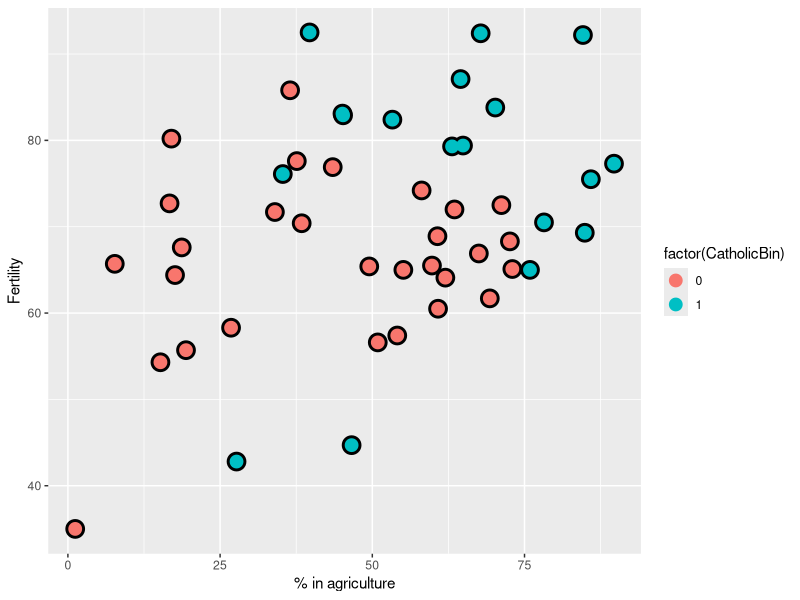
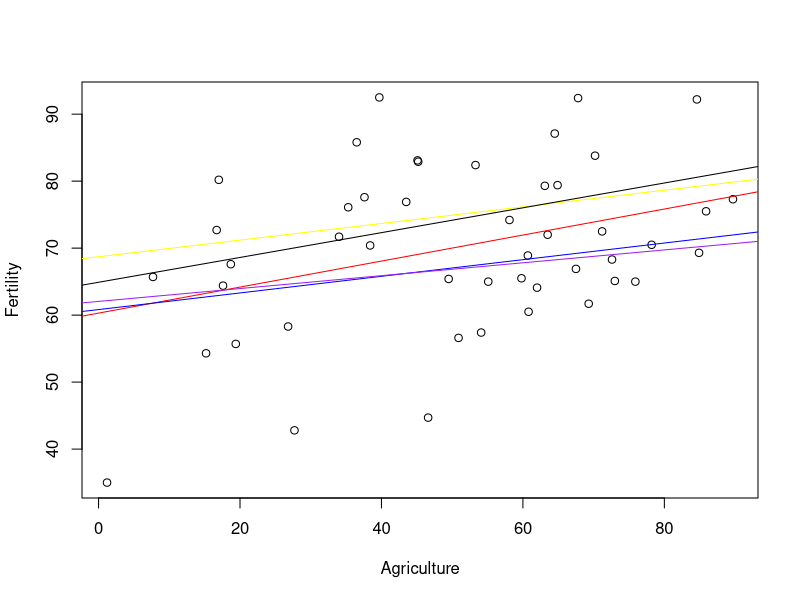

Write the R code that produced these figures, in order.
 library(datasets); data(swiss)
 head(swiss)
 
 # create a binary variable: Catholic majority (=1) or not (=0)
 library(dplyr); library(ggplot2)
 swiss = mutate(swiss, CatholicBin = 1 * (Catholic > 50))
 head(swiss)
 g <- ggplot(swiss, aes(x = Agriculture, y = Fertility, colour = factor(CatholicBin)))
 g <- g + geom_point(size = 6, colour = 'black') + geom_point(size = 4)
 g <- g + xlab("% in agriculture") + ylab("Fertility")
 g 
 
 # model with Agriculture only
 fit1 <- lm(Fertility ~ Agriculture, data = swiss)
 summary(fit1)$coef
 
 # model with factor variable
 fit2 <- lm(Fertility ~ Agriculture + factor(CatholicBin), data = swiss)
 summary(fit2)$coef 
 # ChatholicBin is expected change in intercept between non-Catholic and Catholic
 
 # model with factor variable to obtain both change in intercept and slope
 fit3 <- lm(Fertility ~ Agriculture * factor(CatholicBin), data = swiss)
 summary(fit3)$coef 
 
 
 # plots
 with(swiss, plot(Agriculture, Fertility))
 abline(fit1, col = 'red')
 
 abline(fit2, col = 'blue')
 abline(a = summary(fit2)$coef[1, 1] + summary(fit2)$coef[3, 1], b = summary(fit2)$coef[2, 1], col = 'yellow')
 
 abline(fit3, col = 'purple')
 abline(a = summary(fit3)$coef[1, 1] + summary(fit3)$coef[3, 1], b = summary(fit3)$coef[2, 1] + summary(fit3)$coef[4, 1], col = 'black')
 
 